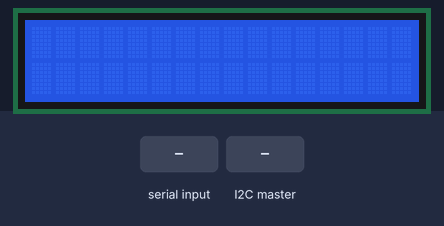
Bench run of a program on a simulated Arduino Uno, built with avr-gcc and run on an emulated ATmega328P. Shown: 16×2 character LCD. The test bench sets the inputs (shaded band). What the program prints to the serial monitor is not drawn.

Above: at 1.2 s.
1.3 s: "blink" received over Serial
At 2.47 s:
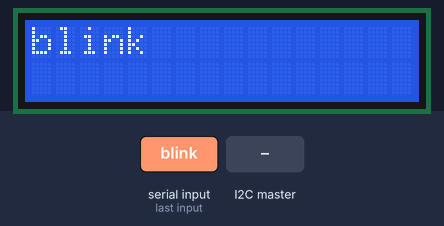
4.0 s: the I2C master sends the byte 1
At 4.6 s:
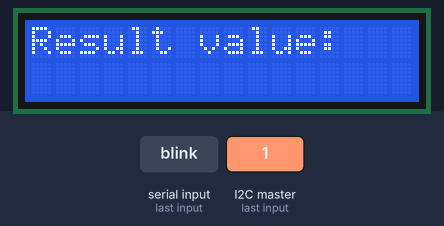
6.4 s: the I2C master sends the byte 0
8.8 s: the I2C master sends the byte 2
11.3 s: the I2C master sends the byte 90
At 12.0 s:
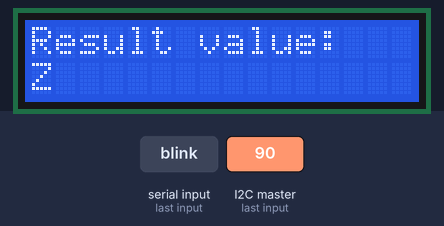
13.7 s: the I2C master sends the byte 200
At 14.4 s:
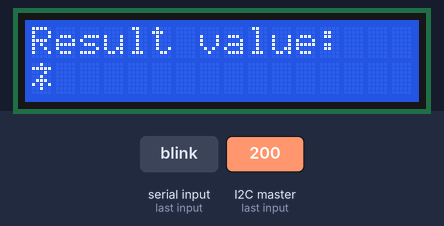
Timing chart, 0 to 16.7 s (numbered marks = the images above; inputs shaded):
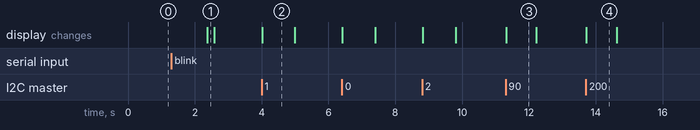

The program:

main.cpp
```cpp
#include "../include/Lab1/libs.h"
#include "../include/Lab1/conts.h"

Lcd *lcd;
MySerial *serial;
StaticJsonDocument<200> packet;

int distance;
char receive[5];
int nr = 1;
int receiverId = 4;
char command[10];
char request[100];
int x = 0;

void receiveEvent(int);

void setup() {
  lcd = new Lcd(lcdPinOne, lcdPinTwo, lcdPinThree, lcdPinFour, lcdPinFive, lcdPinSix);
  serial = new MySerial();

  Wire.begin(address);
  Wire.onReceive(receiveEvent);
  lcd->openStream();
}

void loop() {
  delay(500);

  if(x % 3 == 0){
    strcpy(command, "blink_led");
  } else {
    strcpy(command, "get_data");
  }
  int size = sizeof(command);
  int checksum = size * 2;

  packet["start"] = "STX";
  packet["pkID"] = nr++;
  packet["data"] = command;
  packet["cksum"] = checksum;

  serializeJson(packet, Serial);

  memset(command, 0, sizeof(command));

  delay(500);
  if(serial->hasMessage()){
    delay(100);
    int i = 0;
    while(serial->hasMessage()){
      char c = Serial.read();
      request[i] = c;
      i++;
    }
  }

  if(strncmp(request, "dist", 4) == 0){
  } else if (strcmp(request, "blink") == 0){
    lcd->setCursorLCD(0,0);
    printf("%s", request);
  }

  delay(200);
  memset(request, 0, sizeof(request));
  memset(receive, 0, sizeof(receive));
  x++;
  lcd->clearScreen();
}

void receiveEvent(int bytes){
  int i = 0;
  while(Wire.available()){
    receive[i] = Wire.read();
    i++;
  }
   lcd->setCursorLCD(0,0);
    printf("Result value:");
    lcd->setCursorLCD(0,1);
    printf("%s", receive);
}
```

button.h
```cpp
#pragma once
#define debounceDelay 200

class Button{
    private:
    uint8_t pin;
    long lastDebounceTime = 0;
    int  previousState = LOW;

    public:
    Button(uint8_t pin);
    int buttonIsPressed();
};
```

conts.h
```cpp
#define address 9

#define lcdPinOne 13
#define lcdPinTwo 12
#define lcdPinThree 11
#define lcdPinFour 10
#define lcdPinFive 9
#define lcdPinSix 8
```

led.h
```cpp
#pragma once
#include <Arduino.h>

class Led {
    private:
    uint8_t pin;
    uint8_t state;
    void setState(uint8_t);
    int ledIsOn();

    public:
    Led(uint8_t);
    void on();
    void off();
    void toggle();
    void blink(unsigned long);
};
```

mySerial.h
```cpp
#pragma once

class MySerial {
    public:
    MySerial();
    void openStream();
    int hasMessage();
};
```

myStdio.h
```cpp
#pragma once
#include <Arduino.h>
#include "myKeypad.h"

FILE *myStdioOpen(Stream *);
FILE *myStdioOpen(Print *);
FILE *myStdioOpen(MyKeypad *);
```

button.cpp
```cpp
#include <Arduino.h>
#include "../include/Lab1/button.h"

Button::Button(uint8_t pin) {
    this->pin = pin;
    pinMode(pin, INPUT_PULLUP);
}

int Button::buttonIsPressed(){
    int pressed = 0;
    int buttonState = digitalRead(this->pin);
    if (buttonState == HIGH && previousState == LOW && millis() - lastDebounceTime > debounceDelay) {
        pressed = 1;
        lastDebounceTime = millis();
    }
    previousState = buttonState;
    return pressed;
}
```

led.cpp
```cpp
#include "../include/Lab1/led.h"
#include <Arduino.h>

Led::Led(uint8_t pin) {
    this->pin = pin;
    pinMode(pin, OUTPUT);
    setState(LOW);
}

void Led::on() {
    setState(HIGH);
}

void Led::off() {
    setState(LOW);
}

void Led::toggle() {
    if (ledIsOn()) {
        off();
    } else {
        on();
    }
}

void Led::setState(uint8_t state) {
    this->state = state;
    digitalWrite(this->pin, state);
}

int Led::ledIsOn() {
    return this->state == HIGH;
}

void Led::blink(unsigned long d) {
    on();
    delay(d);
    off();
}
```

mySerial.cpp
```cpp
#include "../include/Lab1/mySerial.h"
#include "../include/Lab1/myStdio.h"
#include <Arduino.h>

MySerial::MySerial() {
    Serial.begin(9600);
}

void MySerial::openStream() {
    FILE *fd = myStdioOpen(&Serial);
    stdout = fd;
    stdin = fd;
}

int MySerial::hasMessage() {
    return Serial.available();
}
```

myStdio.cpp
```cpp
#include "../include/Lab1/myStdio.h"
#include "../include/Lab1/myKeypad.h"

Stream *stream;
Print *print;
MyKeypad *keypad;

int myPutchar(char c, FILE* fd) {
    print->write(c);
    return 1;
}

int myGetchar(FILE *fd) {
    while (!stream->available());
    int c = stream->read();
    stream->write(c);
    return c;
}

int myKeypadGetchar(FILE *fd) {
    return keypad->getKey();
}

FILE *myStdioOpen(Stream *s) {
    stream = s;
    print = s;
    keypad = NULL;
    return fdevopen(&myPutchar, &myGetchar);
}

FILE *myStdioOpen(Print *p) {
    stream = NULL;
    print = p;
    keypad = NULL;
    return fdevopen(&myPutchar, NULL);
}

FILE *myStdioOpen(MyKeypad *k) {
    stream = NULL;
    print = NULL;
    keypad = k;
    return fdevopen(NULL, &myKeypadGetchar);
}
```

lcd.h
```cpp
#pragma once

#include <LiquidCrystal.h>

class Lcd{
    private:
    LiquidCrystal *lcd;
    public:
    Lcd(uint8_t pin1, uint8_t pin2, uint8_t pin3, uint8_t pin4, uint8_t pin5, uint8_t pin6);
    void setCursorLCD(uint8_t col, uint8_t row);
    void clearScreen();
    void openStream();
};
```

myKeypad.h
```cpp
#pragma once
#include <Keypad.h>

class MyKeypad {
    private:
    Keypad *keypad;
    char key;

    public:
    MyKeypad();
    char getKey();
    void openInputStream();
    int isKeyPressed();
};
```

lcd.cpp
```cpp
#include "../include/Lab1/lcd.h"
#include "../include/Lab1/myStdio.h"

Lcd::Lcd(uint8_t pin1, uint8_t pin2, uint8_t pin3,
         uint8_t pin4, uint8_t pin5, uint8_t pin6){
    this->lcd = new LiquidCrystal(pin1, pin2, pin3, pin4, pin5, pin6);
    this->lcd -> begin(16, 2);
}

void Lcd::setCursorLCD(uint8_t col, uint8_t row){
    this->lcd->setCursor(col, row);
}

void Lcd::clearScreen(){
    this->lcd->clear();
}

void Lcd::openStream() {
    FILE *fd = myStdioOpen(this->lcd);
    stdout = fd;
    stdin = NULL;
}
```

myKeypad.cpp
```cpp
#include "../include/Lab1/myKeypad.h"
#include <Keypad.h>
#include "../include/Lab1/myStdio.h"

const byte ROWS = 4;
const byte COLS = 4;

char keys[4][4] =
{
  {'7', '8', '9', '/'},
  {'4', '5', '6', 'X'},
  {'1', '2', '3', '-'},
  {'C', '0', '=', '+'}
};

byte rowPins[4] =  {11, 10, 9, 8};
byte colPins[4] =  {7 , 6, 4, 3};

MyKeypad::MyKeypad() {
  this->keypad = new Keypad(makeKeymap(keys), rowPins, colPins, ROWS, COLS);
}

char MyKeypad::getKey() {
  if (this->key) {
    char k = this->key;
    this->key = NO_KEY;
    return k;
  }
  return NO_KEY;
}

void MyKeypad::openInputStream() {
  FILE *fd = myStdioOpen(this);
  stdin = fd;
}

int MyKeypad::isKeyPressed() {
  this->key = this->keypad->getKey();
  return key;
}
```

libs.h
```cpp
#include <Arduino.h>
#include <LiquidCrystal.h>
#include <Keypad.h>
#include <Wire.h>
#include <ArduinoJson.h>

#include "lcd.h"
#include "led.h"
#include "button.h"
#include "myKeypad.h"
#include "mySerial.h"
```

Measured:
- after the input at 1.3 s, the display: changes after 1.1 s (image 1)
- after the input at 4.0 s, the display: changes at once (image 2)
- after the input at 11.3 s, the display: changes at once (image 3)
- after the input at 13.7 s, the display: changes at once (image 4)
- what the display in image 2 shows lasts 1.0 s, from 4.0 s to 5.0 s
- what the display in image 3 shows lasts 0.9 s, from 11.3 s to 12.2 s
